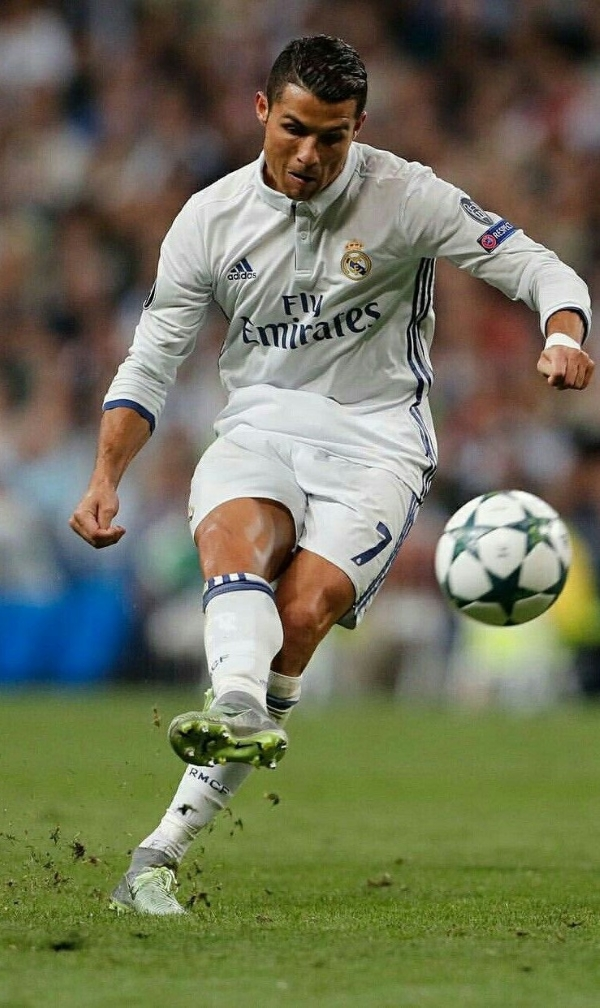
#> input picture data/ronaldo.jpg, 600 x 1008 px
$ python edge_detect.py
#> lines starting #> are read from the running program, lines starting #| are printed output that depends on the picture; after the words box and inside, x2 and y2 are one past the last pixel; in counts of white or black regions, pixels touching at a corner belong together
# feekra
import os
import cv2
import numpy as np

img = cv2.imread(os.path.join('.', 'data', 'ronaldo.jpg'))
#> img is the input picture: shape (1008, 600, 3); mean B, G, R 89.6, 115.1, 113.2

img_edge = cv2.Canny(img, 100, 200)
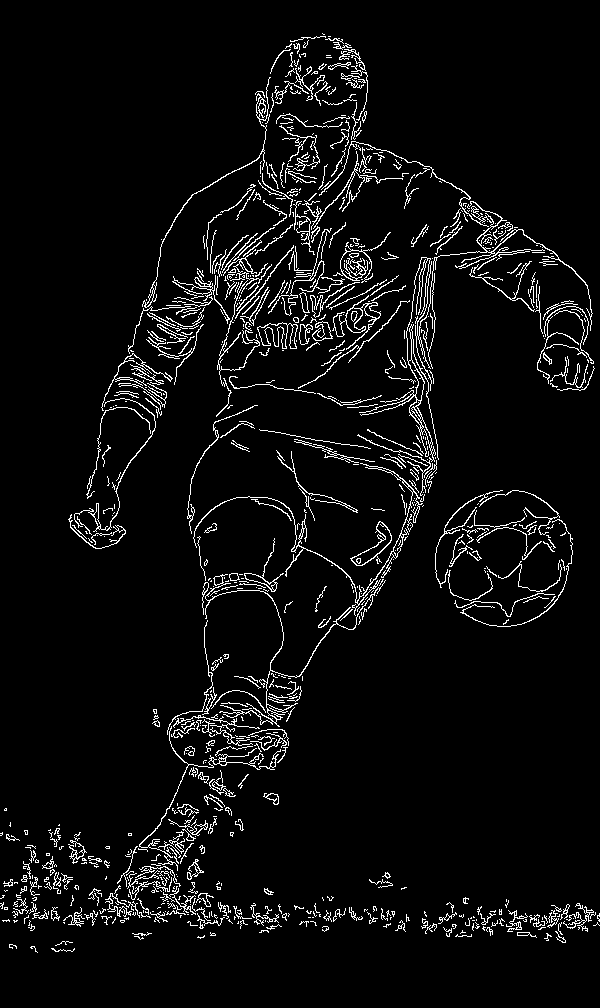
#> img_edge: shape (1008, 600); 5% white in thin lines or dots

img_edge_d = cv2.dilate(img_edge, np.ones((3, 3), dtype = np.int8))
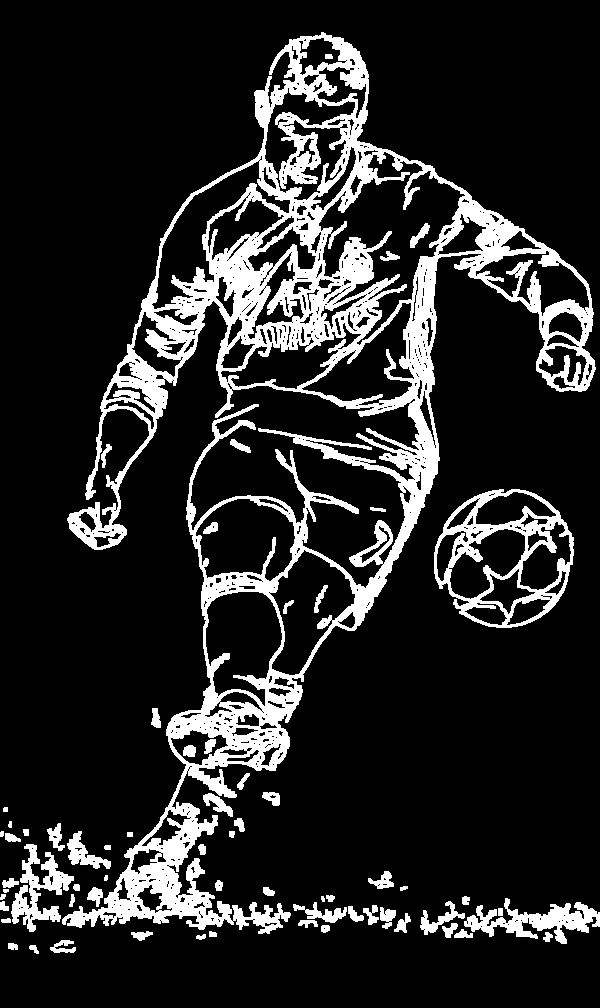
#> img_edge_d: shape (1008, 600); 15.2% white; 65 white regions, largest, box (x1, y1, x2, y2) and area: (62, 32, 596, 934) 74728, (434, 489, 574, 628) 5616, (464, 898, 600, 944) 2548
img_edge_e = cv2.erode(img_edge, np.ones((2, 2), dtype = np.int8))
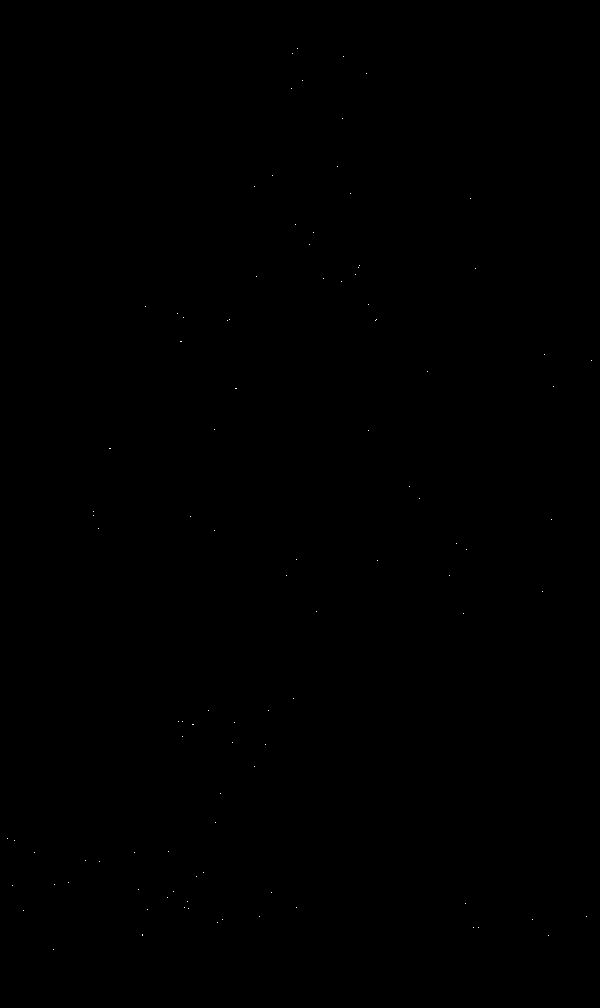
#> img_edge_e: shape (1008, 600); 0.02% white in thin lines or dots, all inside (x1, y1, x2, y2) = (7, 48, 592, 950)

cv2.imshow('img', img)
cv2.imshow('img_edge', img_edge)
cv2.imshow('img_edge_d', img_edge_d)
cv2.imshow('img_edge_e', img_edge_e)
cv2.waitKey(0)

$ run again, with data/bird.jpg copied over data/ronaldo.jpg
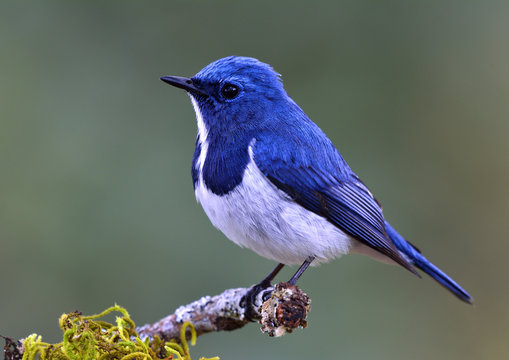
#> input picture data/bird.jpg, 509 x 360 px
#> img is the input picture: shape (360, 509, 3); mean B, G, R 104.5, 106.1, 97.7
#> `img_edge = cv2.Canny(img, 100, 200)`:
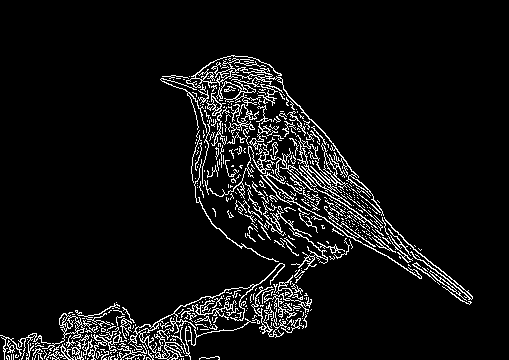
#> img_edge: shape (360, 509); 7% white in thin lines or dots, all inside (x1, y1, x2, y2) = (0, 55, 473, 360)
#> `img_edge_d = cv2.dilate(img_edge, np.ones((3, 3), dtype = np.int8))`:
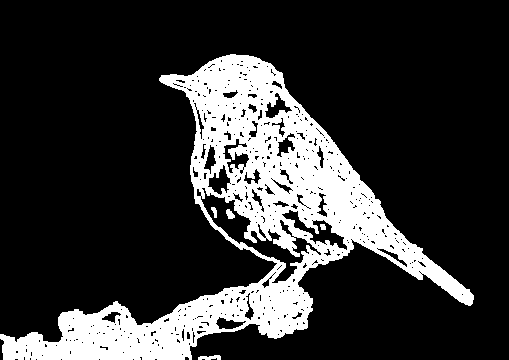
#> img_edge_d: shape (360, 509); 20.2% white; 5 white regions, box (x1, y1, x2, y2) and area: (0, 54, 474, 360) 36751, (198, 355, 221, 360) 84, (226, 209, 235, 219) 60, (211, 207, 217, 218) 42, (320, 224, 326, 230) 31
#> img_edge_e: shape (360, 509); 0.03% white in thin lines or dots, all inside (x1, y1, x2, y2) = (29, 74, 375, 360)
